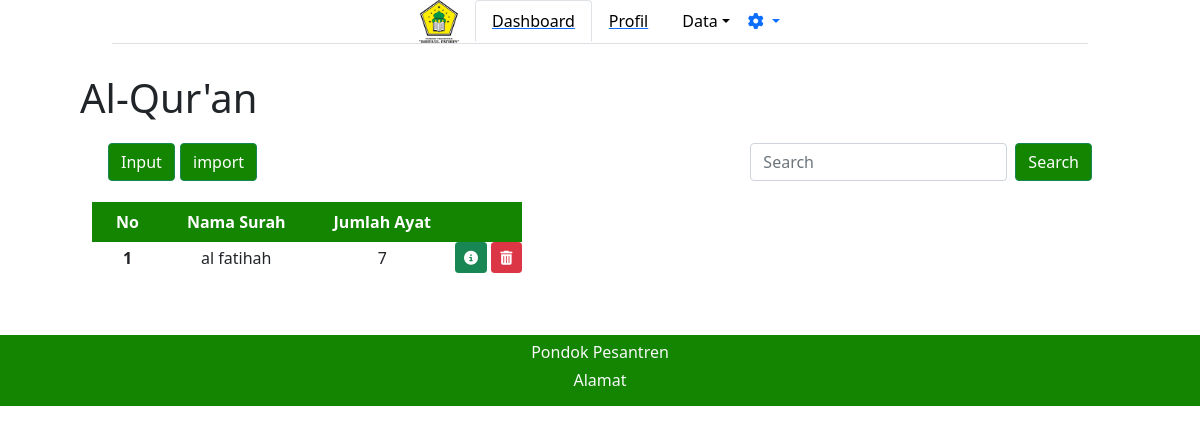
The app's page /adminpondok/quran/, older data.
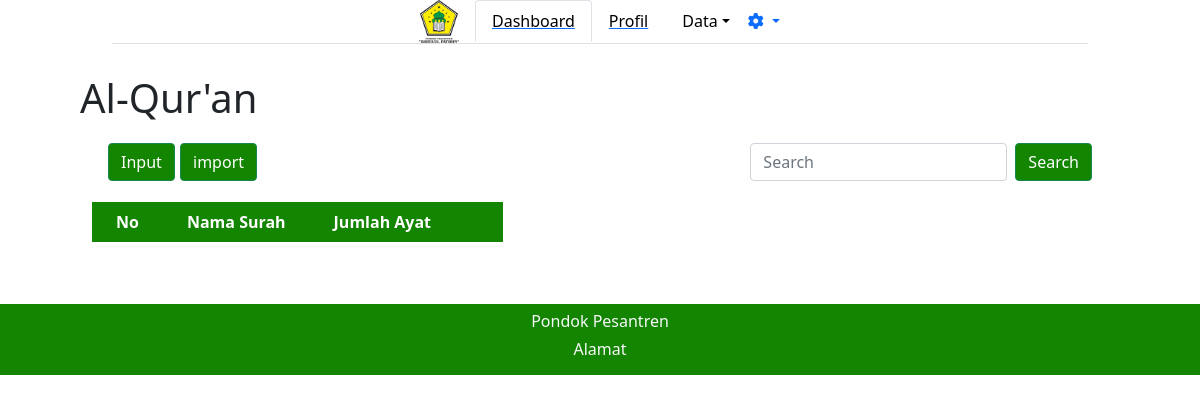
The same page, newer data.
### adminpondok/models.py (models this page shows)
class Alquran(models.Model):
    surah = models.CharField(default='', max_length=12)
    ayat = models.IntegerField(default=0)

### adminpondok/views.py (the view)
# urls.py: path('quran/', views.alquran),
def alquran(req):
    if req.POST:
        models.Alquran.objects.create(
            surah=req.POST['surah'],
            ayat=req.POST['ayat'],
        )
        return redirect('/adminpondok/quran')
    quran = models.Alquran.objects.all()
    return render(req, 'adminpondok/quran.html', {
        'data': quran,
    })

### adminpondok/templates/adminpondok/quran.html (shortened to what this page needs)
{% extends "adminpondok/base.html" %}
{% block content %}
<h1>Al-Qur'an</h1>
<nav class="navbar navbar-light bg-white">
    <div class="container-fluid">
        <a class="navbar-brand">
            <button type="button" class="btn btn-success" data-bs-toggle="modal" data-bs-target="#staticBackdrop"
                style="background-color: #138500; display: inline-block;">
                Input
            </button>
            <button type="button" class="btn btn-success" style="background-color: #138500;">
                import
            </button>
        </a>
            <form class="d-flex">
                <input class="form-control me-2" type="search" placeholder="Search" aria-label="Search">
                <button class="btn btn-success" style="background-color:#138500 ;" type="submit">Search</button>
            </form>
    </div>
</nav>
</div>
<div class="min-h-screen bg-white py-2">
    <div class="container-fluid">
        <table class=' bg-white divide-y divide-gray-300' style="border: green;">
            <thead class="" style="background-color: #138500; color: #FFFFFF;">
                <tr>
                    <th class="font-semibold text-sm uppercase px-4 py-2 text-center"> No </th>
                    <th class="font-semibold text-sm-capitalize uppercase px-4 py-2 text-center"> Nama Surah </th>
                    <th class="font-semibold text-sm uppercase px-4 py-2 text-center"> Jumlah Ayat </th>
                    <th class="font-semibold text-sm uppercase px-4 py-2 text-center">  </th>
                </tr>
            </thead>
            {% for d in data %}
            <tbody class="divide-y divide-gray-200">
                <tr>
                    <th scope="row" class="text-center">{{ forloop.counter }}</th>
                    <td class="text-center">{{d.surah}}</td>
                    <td class="text-center">{{d.ayat}}</td>
                    <td>
                        <a class="btn btn-sm btn-success" data-bs-toggle="modal" data-bs-target="#detail" href="/adminpondok/quran/{{d.id}}/detail"><i class="fas fa-info-circle"></i></a>
                        <a class="btn btn-sm btn-danger" href="/adminpondok/quran/{{d.id}}/delete"><i class="fas fa-trash-alt"></i></a>
                    </td>
                </tr>
            </tbody>
            {% endfor %}
        </table>
    </div>
</div>
</div>
{% endblock %}

Row changes from the older to the newer data that the page shows:
removed Alquran: surah "al fatihah", ayat "7"
